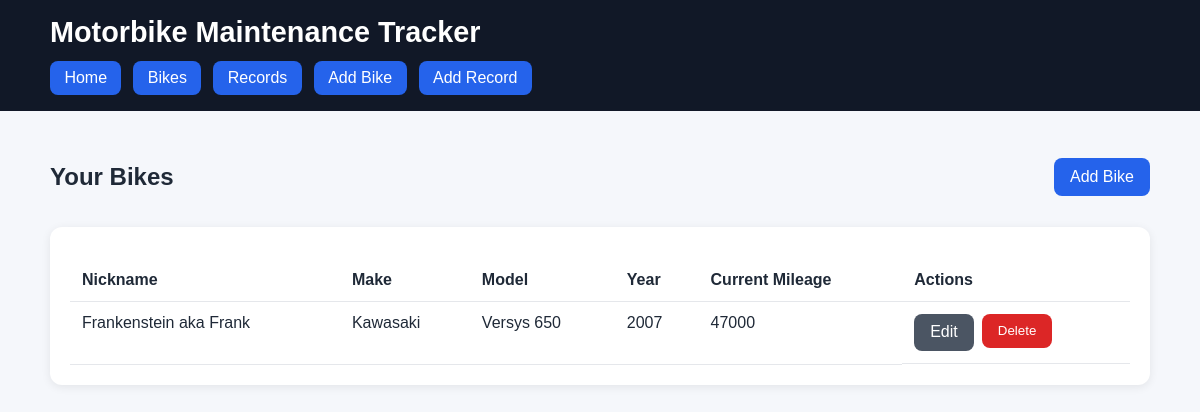
The app's page /bikes with its own data.
### models.py (models this page shows, shortened)
class Bike(db.Model):
    __tablename__ = "bikes"
    id = db.Column(db.Integer, primary_key=True)
    make = db.Column(db.String(100), nullable=False)
    model = db.Column(db.String(100), nullable=False)
    year = db.Column(db.Integer, nullable=False)
    nickname = db.Column(db.String(100), nullable=True)
    current_mileage = db.Column(db.Integer, nullable=False)
    maintenance_records = db.relationship(
        "MaintenanceRecord",
        backref="bike",
        cascade="all, delete-orphan",
        lazy=True,
    )

### app.py (the view)
    @app.route("/bikes")
    def bikes():
        all_bikes = Bike.query.order_by(Bike.make.asc(), Bike.model.asc()).all()
        return render_template("bikes.html", bikes=all_bikes)

### templates/bikes.html (shortened to what this page needs)
{% extends "base.html" %}
{% block content %}
<section class="page-header">
    <h2>Your Bikes</h2>
    <a class="button" href="{{ url_for('add_bike') }}">Add Bike</a>
</section>
<section class="card">
    {% if bikes %}
        <table>
            <thead>
                <tr>
                    <th>Nickname</th>
                    <th>Make</th>
                    <th>Model</th>
                    <th>Year</th>
                    <th>Current Mileage</th>
                    <th>Actions</th>
                </tr>
            </thead>
            <tbody>
                {% for bike in bikes %}
                <tr>
                    <td>{{ bike.nickname or "-" }}</td>
                    <td>{{ bike.make }}</td>
                    <td>{{ bike.model }}</td>
                    <td>{{ bike.year }}</td>
                    <td>{{ bike.current_mileage }}</td>
                    <td class="actions">
                        <a class="button secondary" href="{{ url_for('edit_bike', bike_id=bike.id) }}">Edit</a>
                        <form method="POST" action="{{ url_for('delete_bike', bike_id=bike.id) }}" class="inline-form">
                            <button type="submit" class="button danger">Delete</button>
                        </form>
                    </td>
                </tr>
                {% endfor %}
            </tbody>
        </table>
    {% else %}
        <p>No bikes added yet.</p>
    {% endif %}
</section>
{% endblock %}

### static/style.css (style rules this page uses)
* { box-sizing: border-box; }
body { margin: 0; font-family: Arial, sans-serif; background: #f5f7fb; color: #1f2937; }
.card { background: white; border-radius: 12px; padding: 1.25rem; box-shadow: 0 2px 10px rgba(0, 0, 0, 0.08); margin-bottom: 1rem; }
.page-header { display: flex; justify-content: space-between; align-items: center; gap: 1rem; margin-bottom: 1rem; }
.button, button { background: #2563eb; color: white; border: none; border-radius: 8px; padding: 0.6rem 1rem; text-decoration: none; cursor: pointer; display: inline-block; }
.button.secondary { background: #4b5563; }
.button.danger { background: #dc2626; }
table { width: 100%; border-collapse: collapse; margin-top: 0.75rem; }
th, td { text-align: left; padding: 0.75rem; border-bottom: 1px solid #e5e7eb; vertical-align: top; }
.actions { display: flex; gap: 0.5rem; flex-wrap: wrap; }
.inline-form { display: inline; }

### records on screen
Bike: nickname "Frankenstein aka Frank", make "Kawasaki", model "Versys 650", year "2007", current_mileage "47000"
